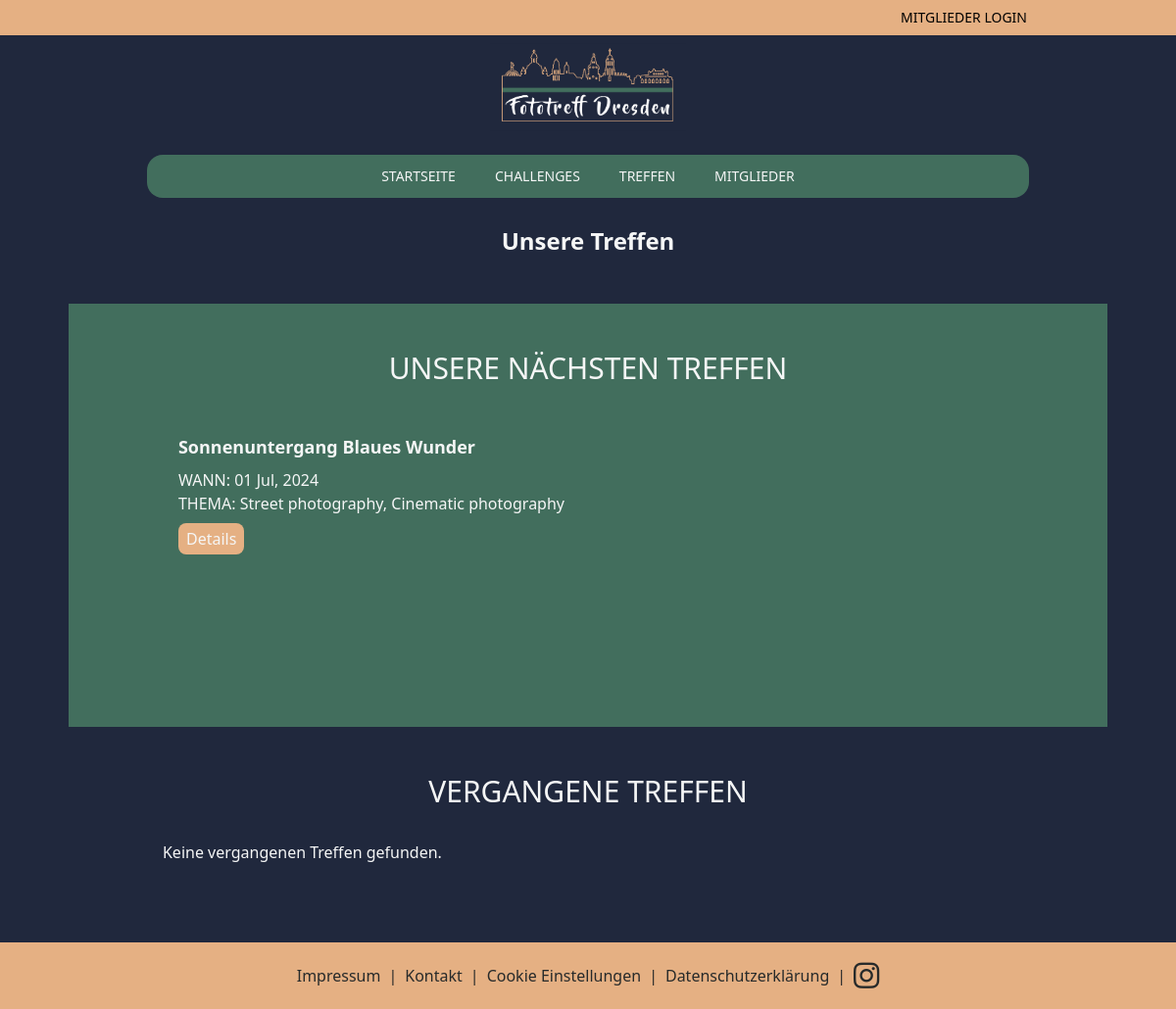
The app's page /meetups/ with its own data.
### meetups/models.py (models this page shows, shortened)
class Meetup(models.Model):
    title = models.CharField(max_length=200)
    short_description = models.CharField(max_length=255)
    detailed_description = models.TextField()
    date = models.DateField()
    time = models.TimeField(default=default_meetup_time)  # Set default using a function
    location = models.CharField(max_length=200)
    topic = models.CharField(max_length=200)
    created_at = models.DateTimeField(auto_now_add=True)
    updated_at = models.DateTimeField(auto_now=True)

### meetups/views.py (the view)
# urls.py: path('', meetup_list, name='meetup_list'),
def meetup_list(request):
    today = timezone.now().date()
    upcoming_meetups = Meetup.objects.filter(date__gte=today).order_by('date')
    past_meetups = Meetup.objects.filter(date__lt=today).order_by('-date')
    return render(request, 'meetups/meetup_list.html', {
        'upcoming_meetups': upcoming_meetups,
        'past_meetups': past_meetups
    })

### meetups/templates/meetups/meetup_list.html
{% extends 'main/base.html' %}
{% block content %}
<h1 class="text-2xl font-bold mb-4 text- mt-12 text-center">Unsere Treffen</h1>
<div class="bg-fgreen-600 text-fgay-50 pt-12 pb-16 mt-12">
    <div class="text-fgray-50 pb-16 mb-8">
        <h2 class="text-3xl font-normal text-white uppercase text-center mb-8">Unsere nächsten Treffen</h2>
        <div class="grid grid-cols-1 md:grid-cols-2 gap-4 mx-24">
            {% for meetup in upcoming_meetups %}
            <div class="bg-gray-800 p-4 flex flex-col justify-start md:justify-center items-start">
                <h2 class="text-white text-lg font-bold">{{ meetup.title }}</h2>
                <p class="text-gray-400 font-light mt-2"><strong class="uppercase">Wann:</strong> {{ meetup.date|date:"d M, Y" }}</p>
                <p class="text-gray-400 font-light"><strong class="uppercase">Thema:</strong> {{ meetup.topic }}</p>
                <a href="{% url 'meetup_detail' meetup.pk %}" class="mt-2 py-1 px-2 bg-forange-300 rounded-lg">Details</a>
            </div>
            {% empty %}
            <div class="text-white">Keine kommenden Treffen gefunden.</div>
            {% endfor %}
        </div>
    </div>
</div>
    <div class="bg-fblue-950 text-fgray pt-12 pb-16">
        <h2 class="text-3xl font-normal text-white uppercase text-center mb-8">Vergangene Treffen</h2>
        <div class="grid grid-cols-1 md:grid-cols-2 gap-4 mx-24">
            {% for meetup in past_meetups %}
            <div class="bg-gray-800 p-4 flex flex-col justify-center items-start">
                <h2 class="text-white text-lg font-bold">{{ meetup.title }}</h2>
                <p class="text-gray-400 font-light mt-2"><strong class="uppercase">Wann:</strong> {{ meetup.date|date:"d M, Y" }}</p>
                <p class="text-gray-400 font-light"><strong class="uppercase">Thema:</strong> {{ meetup.topic }}</p>
                <a href="{% url 'meetup_detail' meetup.pk %}" class="mt-2 py-1 px-2 bg-forange-300 rounded-lg">Details</a>
            </div>
            {% empty %}
            <div class="text-white">Keine vergangenen Treffen gefunden.</div>
            {% endfor %}
        </div>
    </div>
{% endblock %}

### records on screen
Meetup: title "Sonnenuntergang Blaues Wunder", date "01 Jul, 2024", topic "Street photography, Cinematic photography"
